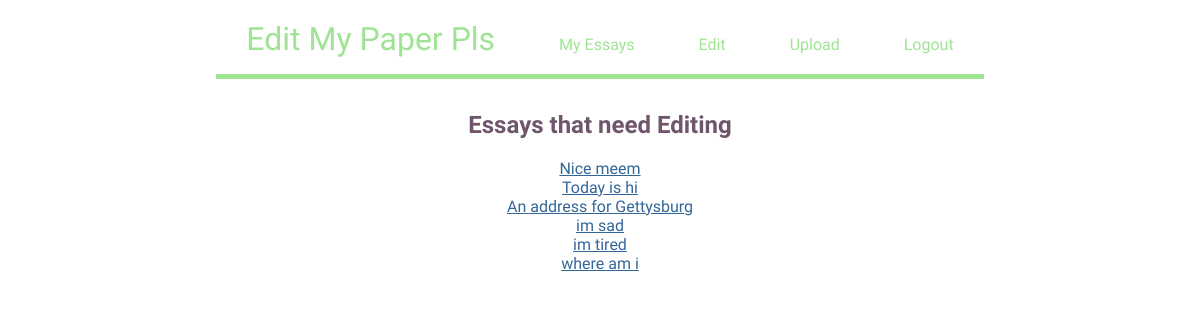
The page /edit on the database as committed earlier.
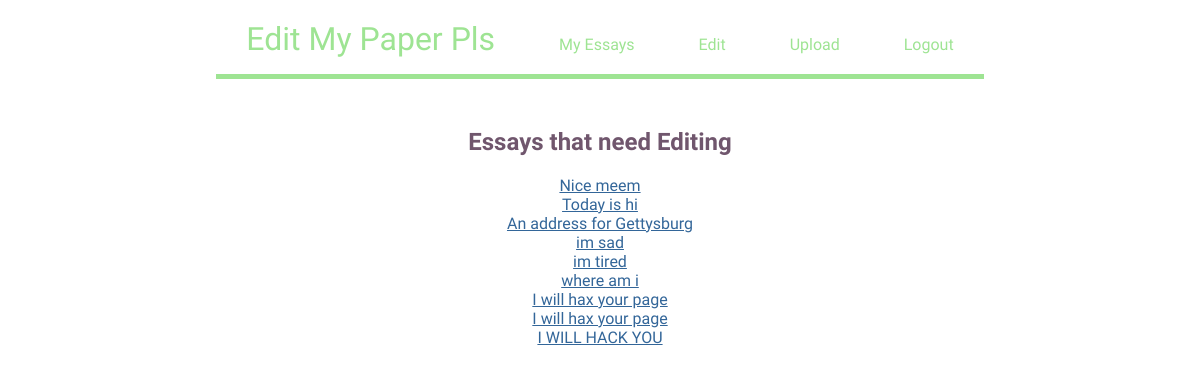
The same page on the database as committed later.
### tables this page shows
CREATE TABLE PAPERS(PAPER_ID INT PRIMARY KEY, AUTHOR_ID INT, TITLE TEXT, CONTENT TEXT);

### main.py (the view)
@app.route("/edit")
def edit():
    return render_template("edit.html", allessays = db.getEsssayList())

### utils/dbhelper.py (called while the page is built)
def getEsssayList():
    cur.execute("SELECT * FROM PAPERS")
    result = cur.fetchall()
    papers = [{"id" : paper[0], "title" : paper[2]} for paper in result]
    return papers

### templates/edit.html (shortened to what this page needs)
{% extends "layout.html" %}
{% block content %}
<h2>Essays that need Editing</h2>
            {% for essay in allessays %}
             <a href="/essay/{{essay['id']}}">{{essay['title']}}</a> <br />
            {% endfor %}
{% endblock %}

### templates/layout.html (shortened to what this page needs)
<!DOCTYPE html>
<html>
    <head>
        <link rel="stylesheet" type="text/css" href="/static/css/style.css">
    </head>
    <wrapper>
    <body>
        <header>
            <nav>
                <a href="/"> <h1>Edit My Paper Pls</h1> </a>
                <a href="/myessays">My Essays</a>
                <a href="/edit">Edit</a>
                <a href="/upload">Upload</a>
                <a href="/logoff">Logout</a>
            </nav>
        </header>
        <div id="content">
            {% block content %}
            {% endblock %}
        </div>
    </body>
        </wrapper>
</html>

### static/css/style.css (style rules this page uses)
@media only screen and (min-width: 926px) { body { min-width:100% align:center; margin:0; padding: 0; } }
@media only screen and (min-width: 926px) { wrapper { font-family: 'Quicksand', sans-serif; text-align: center; display: grid; min-height:100%; width: 90%; max-width: 1500px; margin-right:5%; margin-left:5%; min-height: 100%; display: grid; grid-template-columns: 100%; grid-template-rows: 30% 70%; grid-gap: 10px; grid-template-areas: "header" "content" } }
@media only screen and (min-width: 926px) { html { font-family: 'Quicksand', sans-serif; min-width:100%; min-height:100%; align:center; } }
@media only screen and (min-width: 926px) { nav { display:inline; width: 100%; height:100%; border-bottom: 5px solid #9EE493; padding-bottom: 20px; } }
@media only screen and (min-width: 926px) { header { margin-top: 20px; margin-bottom: 20px; display:block; width:100%: } }
@media only screen and (min-width: 926px) { nav a { text-decoration: none; padding: 30px; padding-top:30px; display:inline; color: #9EE493; } }
@media only screen and (min-width: 926px) { a h1 { text-decoration: none; font-weight:normal; font-size: 2em; display:inline; color: #9EE493; } }
@media only screen and (min-width: 926px) { h2 { color:#70566D; } }
@media only screen and (min-width: 926px) { h1 { color: #9EE493; } }
@media only screen and (min-width: 926px) { a { color: #336699; } }
@media only screen and (min-width: 926px) { #content { margin-left:40px; margin-right:40px; } }

Rows that differ between the two databases and show on the page:
added PAPERS: title "I will hax your page"
added PAPERS: title "I will hax your page"
added PAPERS: title "I WILL HACK YOU"
